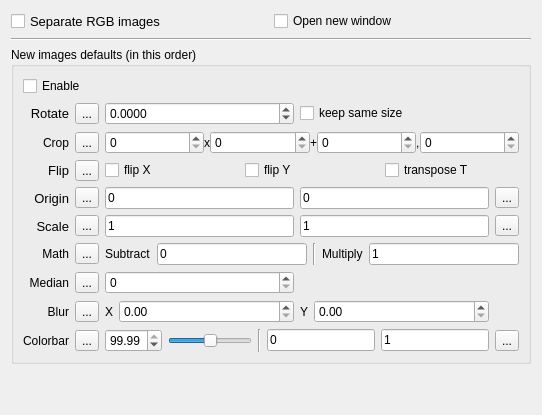
      <widget class="QWidget" name="inout">
       <attribute name="title">
        <string>Input/Output</string>
       </attribute>
       <layout class="QVBoxLayout" name="verticalLayout">
        <item>
         <widget class="QWidget" name="widget_9" native="true">
          <layout class="QHBoxLayout" name="horizontalLayout_7">
           <property name="leftMargin">
            <number>0</number>
           </property>
           <property name="topMargin">
            <number>0</number>
           </property>
           <property name="rightMargin">
            <number>0</number>
           </property>
           <property name="bottomMargin">
            <number>0</number>
           </property>
           <item>
            <widget class="QCheckBox" name="separateRGB">
             <property name="font">
              <font>
               <pointsize>10</pointsize>
              </font>
             </property>
             <property name="text">
              <string>Separate RGB images</string>
             </property>
             <property name="neutrinoSave" stdset="0">
              <bool>true</bool>
             </property>
            </widget>
           </item>
           <item>
            <widget class="QCheckBox" name="openNewWindow">
             <property name="text">
              <string>Open new window</string>
             </property>
             <property name="neutrinoSave" stdset="0">
              <bool>true</bool>
             </property>
            </widget>
           </item>
          </layout>
         </widget>
        </item>
        <item>
         <widget class="Line" name="line">
          <property name="orientation">
           <enum>Qt::Orientation::Horizontal</enum>
          </property>
         </widget>
        </item>
        <item>
         <widget class="QGroupBox" name="groupBox">
          <property name="title">
           <string>New images defaults (in this order)</string>
          </property>
          <layout class="QGridLayout" name="gridLayout" columnstretch="0,0,0,0,0">
           <item row="1" column="3">
            <widget class="QCheckBox" name="rotateSameSize">
             <property name="text">
              <string>keep same size</string>
             </property>
             <property name="neutrinoSave" stdset="0">
              <bool>true</bool>
             </property>
            </widget>
           </item>
           <item row="4" column="0">
            <widget class="QLabel" name="label_8">
             <property name="font">
              <font>
               <pointsize>10</pointsize>
              </font>
             </property>
             <property name="text">
              <string>Origin</string>
             </property>
             <property name="alignment">
              <set>Qt::AlignmentFlag::AlignRight|Qt::AlignmentFlag::AlignTrailing|Qt::AlignmentFlag::AlignVCenter</set>
             </property>
            </widget>
           </item>
           <item row="5" column="0">
            <widget class="QLabel" name="label_9">
             <property name="font">
              <font>
               <pointsize>10</pointsize>
              </font>
             </property>
             <property name="text">
              <string>Scale</string>
             </property>
             <property name="alignment">
              <set>Qt::AlignmentFlag::AlignRight|Qt::AlignmentFlag::AlignTrailing|Qt::AlignmentFlag::AlignVCenter</set>
             </property>
            </widget>
           </item>
           <item row="5" column="2">
            <widget class="QLineEdit" name="scaleX">
             <property name="toolTip">
              <string>scale x</string>
             </property>
             <property name="text">
              <string>1</string>
             </property>
             <property name="neutrinoSave" stdset="0">
              <bool>true</bool>
             </property>
            </widget>
           </item>
           <item row="10" column="1">
            <widget class="QToolButton" name="lockBlur">
             <property name="toolTip">
              <string>lock blur for newly opened images</string>
             </property>
             <property name="text">
              <string>...</string>
             </property>
             <property name="icon">
              <iconset resource="../../../build-Neutrino-Desktop_arm_darwin_generic_mach_o_32bit-Debug/src/qrc/icons.qrc">
               <normaloff>:/icons/lockOpen.png</normaloff>
               <normalon>:/icons/lockClose.png</normalon>:/icons/lockOpen.png</iconset>
             </property>
             <property name="checkable">
              <bool>true</bool>
             </property>
             <property name="neutrinoSave" stdset="0">
              <bool>true</bool>
             </property>
            </widget>
           </item>
           <item row="3" column="2" colspan="3">
            <widget class="QWidget" name="widget_1" native="true">
             <layout class="QHBoxLayout" name="horizontalLayout">
              <property name="leftMargin">
               <number>0</number>
              </property>
              <property name="topMargin">
               <number>0</number>
              </property>
              <property name="rightMargin">
               <number>0</number>
              </property>
              <property name="bottomMargin">
               <number>0</number>
              </property>
              <item>
               <widget class="QCheckBox" name="flipX">
                <property name="text">
                 <string>flip X</string>
                </property>
                <property name="neutrinoSave" stdset="0">
                 <bool>true</bool>
                </property>
               </widget>
              </item>
              <item>
               <widget class="QCheckBox" name="flipY">
                <property name="text">
                 <string>flip Y</string>
                </property>
                <property name="neutrinoSave" stdset="0">
                 <bool>true</bool>
                </property>
               </widget>
              </item>
              <item>
               <widget class="QCheckBox" name="transpose">
                <property name="text">
                 <string>transpose T</string>
                </property>
                <property name="neutrinoSave" stdset="0">
                 <bool>true</bool>
                </property>
               </widget>
              </item>
             </layout>
            </widget>
           </item>
           <item row="8" column="2" colspan="3">
            <widget class="QWidget" name="widget_2" native="true">
             <layout class="QHBoxLayout" name="horizontalLayout_3">
              <property name="leftMargin">
               <number>0</number>
              </property>
              <property name="topMargin">
               <number>0</number>
              </property>
              <property name="rightMargin">
               <number>0</number>
              </property>
              <property name="bottomMargin">
               <number>0</number>
              </property>
              <item>
               <widget class="QLabel" name="label_12">
                <property name="text">
                 <string>Subtract</string>
                </property>
               </widget>
              </item>
              <item>
               <widget class="QLineEdit" name="subtract">
                <property name="text">
                 <string>0</string>
                </property>
                <property name="neutrinoSave" stdset="0">
                 <bool>true</bool>
                </property>
               </widget>
              </item>
              <item>
               <widget class="Line" name="line_5">
                <property name="orientation">
                 <enum>Qt::Orientation::Vertical</enum>
                </property>
               </widget>
              </item>
              <item>
               <widget class="QLabel" name="label_13">
                <property name="text">
                 <string>Multiply</string>
                </property>
               </widget>
              </item>
              <item>
               <widget class="QLineEdit" name="multiply">
                <property name="text">
                 <string>1</string>
                </property>
                <property name="neutrinoSave" stdset="0">
                 <bool>true</bool>
                </property>
               </widget>
              </item>
             </layout>
            </widget>
           </item>
           <item row="5" column="3">
            <widget class="QLineEdit" name="scaleY">
             <property name="toolTip">
              <string>scale y</string>
             </property>
             <property name="text">
              <string>1</string>
             </property>
             <property name="neutrinoSave" stdset="0">
              <bool>true</bool>
             </property>
            </widget>
           </item>
           <item row="0" column="0" colspan="2">
            <widget class="QCheckBox" name="enableNewImageSettings">
             <property name="text">
              <string>Enable</string>
             </property>
             <property name="neutrinoSave" stdset="0">
              <bool>true</bool>
             </property>
            </widget>
           </item>
           <item row="1" column="2">
            <widget class="QDoubleSpinBox" name="rotate">
             <property name="decimals">
              <number>4</number>
             </property>
             <property name="minimum">
              <double>-360.000000000000000</double>
             </property>
             <property name="maximum">
              <double>360.000000000000000</double>
             </property>
             <property name="neutrinoSave" stdset="0">
              <bool>true</bool>
             </property>
            </widget>
           </item>
           <item row="5" column="4">
            <widget class="QToolButton" name="getScale">
             <property name="toolTip">
              <string>get scale from current image</string>
             </property>
             <property name="text">
              <string>...</string>
             </property>
             <property name="icon">
              <iconset resource="../../../build-Neutrino-Desktop_arm_darwin_generic_mach_o_32bit-Debug/src/qrc/icons.qrc">
               <normaloff>:/icons/autoRefresh.png</normaloff>:/icons/autoRefresh.png</iconset>
             </property>
            </widget>
           </item>
           <item row="2" column="0">
            <widget class="QLabel" name="label_15">
             <property name="text">
              <string>Crop</string>
             </property>
             <property name="alignment">
              <set>Qt::AlignmentFlag::AlignRight|Qt::AlignmentFlag::AlignTrailing|Qt::AlignmentFlag::AlignVCenter</set>
             </property>
            </widget>
           </item>
           <item row="1" column="1">
            <widget class="QToolButton" name="lockRotate">
             <property name="toolTip">
              <string>lock rotate for newly opened images</string>
             </property>
             <property name="text">
              <string>...</string>
             </property>
             <property name="icon">
              <iconset resource="../../../build-Neutrino-Desktop_arm_darwin_generic_mach_o_32bit-Debug/src/qrc/icons.qrc">
               <normaloff>:/icons/lockOpen.png</normaloff>
               <normalon>:/icons/lockClose.png</normalon>:/icons/lockOpen.png</iconset>
             </property>
             <property name="checkable">
              <bool>true</bool>
             </property>
             <property name="neutrinoSave" stdset="0">
              <bool>true</bool>
             </property>
            </widget>
           </item>
           <item row="1" column="0">
            <widget class="QLabel" name="label_rotate">
             <property name="font">
              <font>
               <pointsize>10</pointsize>
              </font>
             </property>
             <property name="text">
              <string>Rotate</string>
             </property>
             <property name="alignment">
              <set>Qt::AlignmentFlag::AlignRight|Qt::AlignmentFlag::AlignTrailing|Qt::AlignmentFlag::AlignVCenter</set>
             </property>
            </widget>
           </item>
           <item row="3" column="1">
            <widget class="QToolButton" name="lockFlip">
             <property name="toolTip">
              <string>lock filp/transpose forn newly opened images</string>
             </property>
             <property name="text">
              <string>...</string>
             </property>
             <property name="icon">
              <iconset resource="../../../build-Neutrino-Desktop_arm_darwin_generic_mach_o_32bit-Debug/src/qrc/icons.qrc">
               <normaloff>:/icons/lockOpen.png</normaloff>
               <normalon>:/icons/lockClose.png</normalon>:/icons/lockOpen.png</iconset>
             </property>
             <property name="checkable">
              <bool>true</bool>
             </property>
             <property name="neutrinoSave" stdset="0">
              <bool>true</bool>
             </property>
            </widget>
           </item>
           <item row="4" column="2">
            <widget class="QLineEdit" name="originX">
             <property name="toolTip">
              <string>origin x</string>
             </property>
             <property name="text">
              <string>0</string>
             </property>
             <property name="neutrinoSave" stdset="0">
              <bool>true</bool>
             </property>
            </widget>
           </item>
           <item row="5" column="1">
            <widget class="QToolButton" name="lockScale">
             <property name="toolTip">
              <string>lock scale for newly opened images</string>
             </property>
             <property name="text">
              <string>...</string>
             </property>
             <property name="icon">
              <iconset resource="../../../build-Neutrino-Desktop_arm_darwin_generic_mach_o_32bit-Debug/src/qrc/icons.qrc">
               <normaloff>:/icons/lockOpen.png</normaloff>
               <normalon>:/icons/lockClose.png</normalon>:/icons/lockOpen.png</iconset>
             </property>
             <property name="checkable">
              <bool>true</bool>
             </property>
             <property name="neutrinoSave" stdset="0">
              <bool>true</bool>
             </property>
            </widget>
           </item>
           <item row="8" column="0">
            <widget class="QLabel" name="label_7">
             <property name="text">
              <string>Math</string>
             </property>
             <property name="alignment">
              <set>Qt::AlignmentFlag::AlignRight|Qt::AlignmentFlag::AlignTrailing|Qt::AlignmentFlag::AlignVCenter</set>
             </property>
            </widget>
           </item>
           <item row="4" column="1">
            <widget class="QToolButton" name="lockOrigin">
             <property name="toolTip">
              <string>lock origin for newly opened images</string>
             </property>
             <property name="text">
              <string>...</string>
             </property>
             <property name="icon">
              <iconset resource="../../../build-Neutrino-Desktop_arm_darwin_generic_mach_o_32bit-Debug/src/qrc/icons.qrc">
               <normaloff>:/icons/lockOpen.png</normaloff>
               <normalon>:/icons/lockClose.png</normalon>:/icons/lockOpen.png</iconset>
             </property>
             <property name="checkable">
              <bool>true</bool>
             </property>
             <property name="neutrinoSave" stdset="0">
              <bool>true</bool>
             </property>
            </widget>
           </item>
           <item row="4" column="4">
            <widget class="QToolButton" name="getOrigin">
             <property name="toolTip">
              <string>get origin from current image</string>
             </property>
             <property name="text">
              <string>...</string>
             </property>
             <property name="icon">
              <iconset resource="../../../build-Neutrino-Desktop_arm_darwin_generic_mach_o_32bit-Debug/src/qrc/icons.qrc">
               <normaloff>:/icons/autoRefresh.png</normaloff>:/icons/autoRefresh.png</iconset>
             </property>
            </widget>
           </item>
           <item row="3" column="0">
            <widget class="QLabel" name="label_flip">
             <property name="font">
              <font>
               <pointsize>10</pointsize>
              </font>
             </property>
             <property name="text">
              <string>Flip</string>
             </property>
             <property name="alignment">
              <set>Qt::AlignmentFlag::AlignRight|Qt::AlignmentFlag::AlignTrailing|Qt::AlignmentFlag::AlignVCenter</set>
             </property>
            </widget>
           </item>
           <item row="10" column="0">
            <widget class="QLabel" name="label_14">
             <property name="text">
              <string>Blur</string>
             </property>
             <property name="alignment">
              <set>Qt::AlignmentFlag::AlignRight|Qt::AlignmentFlag::AlignTrailing|Qt::AlignmentFlag::AlignVCenter</set>
             </property>
            </widget>
           </item>
           <item row="12" column="2" colspan="3">
            <widget class="QWidget" name="widget_10" native="true">
             <layout class="QHBoxLayout" name="horizontalLayout_8" stretch="0,0,0,1,1,0">
              <property name="leftMargin">
               <number>0</number>
              </property>
              <property name="topMargin">
               <number>0</number>
              </property>
              <property name="rightMargin">
               <number>0</number>
              </property>
              <property name="bottomMargin">
               <number>0</number>
              </property>
              <item>
               <widget class="QDoubleSpinBox" name="colorSpin">
                <property name="toolTip">
                 <string>Scale colorbar so that this percentage of pixels fall within extremes</string>
                </property>
                <property name="decimals">
                 <number>2</number>
                </property>
                <property name="singleStep">
                 <double>0.100000000000000</double>
                </property>
                <property name="value">
                 <double>99.989999999999995</double>
                </property>
                <property name="neutrinoSave" stdset="0">
                 <bool>true</bool>
                </property>
               </widget>
              </item>
              <item>
               <widget class="QSlider" name="gamma">
                <property name="toolTip">
                 <string>Set default gamma value for colorbar</string>
                </property>
                <property name="minimum">
                 <number>-4</number>
                </property>
                <property name="maximum">
                 <number>6</number>
                </property>
                <property name="value">
                 <number>1</number>
                </property>
                <property name="orientation">
                 <enum>Qt::Orientation::Horizontal</enum>
                </property>
                <property name="neutrinoSave" stdset="0">
                 <bool>true</bool>
                </property>
               </widget>
              </item>
              <item>
               <widget class="Line" name="line_4">
                <property name="orientation">
                 <enum>Qt::Orientation::Vertical</enum>
                </property>
               </widget>
              </item>
              <item>
               <widget class="QLineEdit" name="colorMin">
                <property name="toolTip">
                 <string>Minimum display color</string>
                </property>
                <property name="text">
                 <string>0</string>
                </property>
                <property name="neutrinoSave" stdset="0">
                 <bool>true</bool>
                </property>
               </widget>
              </item>
              <item>
               <widget class="QLineEdit" name="colorMax">
                <property name="toolTip">
                 <string>Maximum display color</string>
                </property>
                <property name="text">
                 <string>1</string>
                </property>
                <property name="neutrinoSave" stdset="0">
                 <bool>true</bool>
                </property>
               </widget>
              </item>
              <item>
               <widget class="QToolButton" name="getColors">
                <property name="toolTip">
                 <string>get colors extremes from current image</string>
                </property>
                <property name="text">
                 <string>...</string>
                </property>
                <property name="icon">
                 <iconset resource="../../../build-Neutrino-Desktop_arm_darwin_generic_mach_o_32bit-Debug/src/qrc/icons.qrc">
                  <normaloff>:/icons/autoRefresh.png</normaloff>:/icons/autoRefresh.png</iconset>
                </property>
               </widget>
              </item>
             </layout>
            </widget>
           </item>
           <item row="2" column="1">
            <widget class="QToolButton" name="lockCrop">
             <property name="toolTip">
              <string>lock crop for newly opened images</string>
             </property>
             <property name="text">
              <string>...</string>
             </property>
             <property name="icon">
              <iconset resource="../../../build-Neutrino-Desktop_arm_darwin_generic_mach_o_32bit-Debug/src/qrc/icons.qrc">
               <normaloff>:/icons/lockOpen.png</normaloff>
               <normalon>:/icons/lockClose.png</normalon>:/icons/lockOpen.png</iconset>
             </property>
             <property name="checkable">
              <bool>true</bool>
             </property>
             <property name="neutrinoSave" stdset="0">
              <bool>true</bool>
             </property>
            </widget>
           </item>
           <item row="12" column="1">
            <widget class="QToolButton" name="lockColors">
             <property name="toolTip">
              <string>lock colors for newly opened images</string>
             </property>
             <property name="text">
              <string>...</string>
             </property>
             <property name="icon">
              <iconset resource="../../../build-Neutrino-Desktop_arm_darwin_generic_mach_o_32bit-Debug/src/qrc/icons.qrc">
               <normaloff>:/icons/lockOpen.png</normaloff>
               <normalon>:/icons/lockClose.png</normalon>:/icons/lockOpen.png</iconset>
             </property>
             <property name="checkable">
              <bool>true</bool>
             </property>
             <property name="neutrinoSave" stdset="0">
              <bool>true</bool>
             </property>
            </widget>
           </item>
           <item row="8" column="1">
            <widget class="QToolButton" name="lockMath">
             <property name="toolTip">
              <string>lock scale forn newly opened images</string>
             </property>
             <property name="text">
              <string>...</string>
             </property>
             <property name="icon">
              <iconset resource="../../../build-Neutrino-Desktop_arm_darwin_generic_mach_o_32bit-Debug/src/qrc/icons.qrc">
               <normaloff>:/icons/lockOpen.png</normaloff>
               <normalon>:/icons/lockClose.png</normalon>:/icons/lockOpen.png</iconset>
             </property>
             <property name="checkable">
              <bool>true</bool>
             </property>
             <property name="neutrinoSave" stdset="0">
              <bool>true</bool>
             </property>
            </widget>
           </item>
           <item row="2" column="2" colspan="3">
            <widget class="QWidget" name="widget_8" native="true">
             <layout class="QHBoxLayout" name="horizontalLayout_6" stretch="1,0,1,0,1,0,1">
              <property name="spacing">
               <number>0</number>
              </property>
              <property name="leftMargin">
               <number>0</number>
              </property>
              <property name="topMargin">
               <number>0</number>
              </property>
              <property name="rightMargin">
               <number>0</number>
              </property>
              <property name="bottomMargin">
               <number>0</number>
              </property>
              <item>
               <widget class="QSpinBox" name="cropW">
                <property name="maximum">
                 <number>99999</number>
                </property>
                <property name="neutrinoSave" stdset="0">
                 <bool>true</bool>
                </property>
               </widget>
              </item>
              <item>
               <widget class="QLabel" name="label_18">
                <property name="text">
                 <string>x</string>
                </property>
               </widget>
              </item>
              <item>
               <widget class="QSpinBox" name="cropH">
                <property name="maximum">
                 <number>99999</number>
                </property>
                <property name="neutrinoSave" stdset="0">
                 <bool>true</bool>
                </property>
               </widget>
              </item>
              <item>
               <widget class="QLabel" name="label_19">
                <property name="text">
                 <string>+</string>
                </property>
               </widget>
              </item>
              <item>
               <widget class="QSpinBox" name="cropDx">
                <property name="maximum">
                 <number>99999</number>
                </property>
                <property name="neutrinoSave" stdset="0">
                 <bool>true</bool>
                </property>
               </widget>
              </item>
              <item>
               <widget class="QLabel" name="label_20">
                <property name="text">
                 <string>,</string>
                </property>
               </widget>
              </item>
              <item>
               <widget class="QSpinBox" name="cropDy">
                <property name="maximum">
                 <number>99999</number>
                </property>
                <property name="neutrinoSave" stdset="0">
                 <bool>true</bool>
                </property>
               </widget>
              </item>
             </layout>
            </widget>
           </item>
           <item row="12" column="0">
            <widget class="QLabel" name="label_21">
             <property name="text">
              <string>Colorbar</string>
             </property>
             <property name="alignment">
              <set>Qt::AlignmentFlag::AlignRight|Qt::AlignmentFlag::AlignTrailing|Qt::AlignmentFlag::AlignVCenter</set>
             </property>
            </widget>
           </item>
           <item row="10" column="2" colspan="2">
            <widget class="QWidget" name="widget_7" native="true">
             <layout class="QHBoxLayout" name="horizontalLayout_5" stretch="0,1,0,1">
              <property name="leftMargin">
               <number>0</number>
              </property>
              <property name="topMargin">
               <number>0</number>
              </property>
              <property name="rightMargin">
               <number>0</number>
              </property>
              <property name="bottomMargin">
               <number>0</number>
              </property>
              <item>
               <widget class="QLabel" name="label_16">
                <property name="text">
                 <string>X</string>
                </property>
               </widget>
              </item>
              <item>
               <widget class="QDoubleSpinBox" name="blurX">
                <property name="maximum">
                 <double>999.990000000000009</double>
                </property>
                <property name="neutrinoSave" stdset="0">
                 <bool>true</bool>
                </property>
               </widget>
              </item>
              <item>
               <widget class="QLabel" name="label_17">
                <property name="text">
                 <string>Y</string>
                </property>
               </widget>
              </item>
              <item>
               <widget class="QDoubleSpinBox" name="blurY">
                <property name="maximum">
                 <double>999.000000000000000</double>
                </property>
                <property name="neutrinoSave" stdset="0">
                 <bool>true</bool>
                </property>
               </widget>
              </item>
             </layout>
            </widget>
           </item>
           <item row="4" column="3">
            <widget class="QLineEdit" name="originY">
             <property name="toolTip">
              <string>origin y</string>
             </property>
             <property name="text">
              <string>0</string>
             </property>
             <property name="neutrinoSave" stdset="0">
              <bool>true</bool>
             </property>
            </widget>
           </item>
           <item row="9" column="0">
            <widget class="QLabel" name="label_25">
             <property name="text">
              <string>Median</string>
             </property>
             <property name="alignment">
              <set>Qt::AlignmentFlag::AlignRight|Qt::AlignmentFlag::AlignTrailing|Qt::AlignmentFlag::AlignVCenter</set>
             </property>
            </widget>
           </item>
           <item row="9" column="1">
            <widget class="QToolButton" name="lockMedian">
             <property name="toolTip">
              <string>lock blur for newly opened images</string>
             </property>
             <property name="text">
              <string>...</string>
             </property>
             <property name="icon">
              <iconset resource="../../../build-Neutrino-Desktop_arm_darwin_generic_mach_o_32bit-Debug/src/qrc/icons.qrc">
               <normaloff>:/icons/lockOpen.png</normaloff>
               <normalon>:/icons/lockClose.png</normalon>:/icons/lockOpen.png</iconset>
             </property>
             <property name="checkable">
              <bool>true</bool>
             </property>
             <property name="neutrinoSave" stdset="0">
              <bool>true</bool>
             </property>
            </widget>
           </item>
           <item row="9" column="2">
            <widget class="QSpinBox" name="median">
             <property name="neutrinoSave" stdset="0">
              <bool>true</bool>
             </property>
            </widget>
           </item>
          </layout>
         </widget>
        </item>
        <item>
         <spacer name="verticalSpacer">
          <property name="orientation">
           <enum>Qt::Orientation::Vertical</enum>
          </property>
          <property name="sizeHint" stdset="0">
           <size>
            <width>20</width>
            <height>40</height>
           </size>
          </property>
         </spacer>
        </item>
       </layout>
      </widget>
